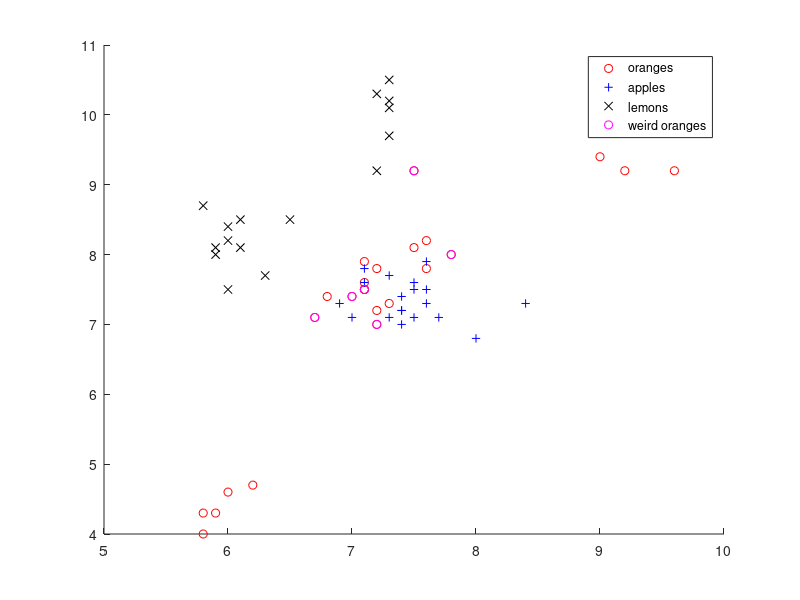

Write the MATLAB code that produced this figure.
% data file is tab separated with the following fields:
% fruit type
% mass /g (rounded to nearest even number of grams)
% "height"/cm (to nearest mm but probably less reliable than that)
% "width"/cm

% Fruit types
fruits={'Granny smith apple',...
        'Mandarin',...
        'Braeburn apple',...
        'Golden delicious apple',...
        'Cripps Pink Washington USA apple',...
        'Lane Late Spanish jumbo orange',...
        'Morrisons "selected seconds" orange',...
        'Turkey Navel class 1 cal 6 orange',...
        'Belsan Spanish lemons',...
        'lemons unknown type from local shop'};

data=load('fruit_data.txt');
m=data(:,2); % mass
w=data(:,3); % width
h=data(:,4); % height
l=data(:,1); % label
idx_apples=[find(data(:,1)==1);find(data(:,1)==3);find(data(:,1)==4);find(data(:,1)==5)];
idx_orange=[find(data(:,1)==2);find(data(:,1)==6);find(data(:,1)==7);find(data(:,1)==8)];
idx_lemons=[find(data(:,1)==9);find(data(:,1)==10)];
clf; hold on;
plot(w(idx_orange,:),h(idx_orange,:),'ro')
plot(w(idx_apples,:),h(idx_apples,:),'b+')
plot(w(idx_lemons,:),h(idx_lemons,:),'kx')

% Show more scatter in the "selected seconds" oranges. These were cheap becaue
% they were weird or battered.
idx_orange2=[find(data(:,1)==7)];
plot(w(idx_orange2,:),h(idx_orange2,:),'mo')

legend({'oranges','apples','lemons','weird oranges'});
